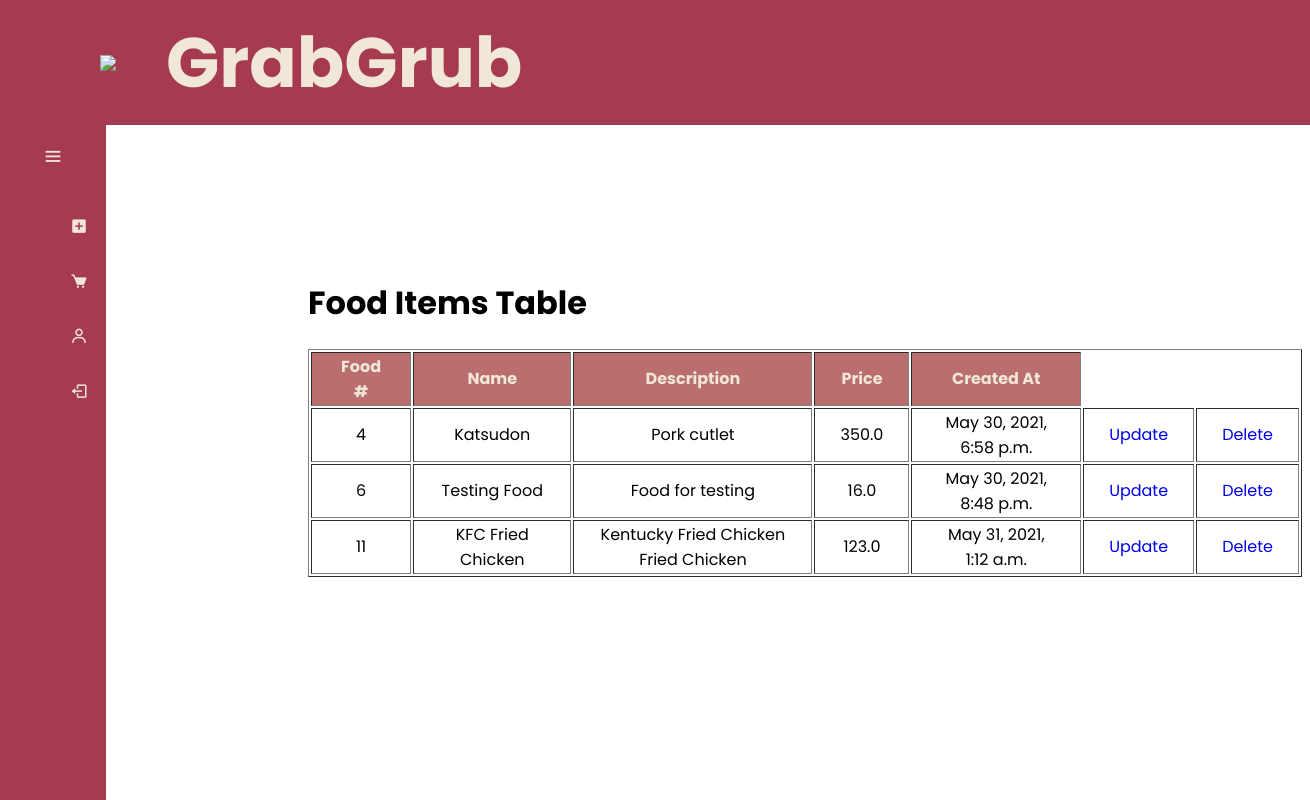
The app's page /food_items/ with its own data.
### Kiosk/models.py (models this page shows, shortened)
class Food(models.Model):
    food_name = models.CharField(max_length=300)
    food_description = models.CharField(max_length=300)
    food_price = models.FloatField(null=True, blank=True, default=None)
    created_at = models.DateTimeField(blank = True, null = True)
    objects = models.Manager()

### Kiosk/views.py (the view)
# urls.py: path('food_items/', views.food, name = "food"),
def food(request):
    food_objects = Food.objects.all()
    return render(request, 'Kiosk/food.html', {'foods': food_objects})

### Kiosk/templates/Kiosk/food.html (shortened to what this page needs)
{% load static %}
<!DOCTYPE html>
<html lang="en" dir="ltr">
  <head>
    <link rel="stylesheet" href="{% static 'css/styles.css' %}">
    <link href='https://unpkg.com/boxicons@2.0.7/css/boxicons.min.css' rel='stylesheet'>
   </head>
<body>
  {% include 'Kiosk/messages.html' %}
    <header class = "header">
        <img src="{% static 'img/logo.png' %}">
        <h1>GrabGrub</h1>
    </header>
  <div class="sidebar">
    <div class="logo_content">
      <i class='bx bx-menu' id="btn" ></i>
    </div>
    <ul class="nav_list">
      <li>
        <a href="{% url 'add_food' %}">
        <i class='bx bxs-plus-square' ></i>
        </a>
      </li>
      <li>
        <a href="{% url 'orders' %}">
          <i class='bx bxs-cart'></i>
        </a>
      </li>
      <li>
        <a href="{% url 'customers' %}">
            <i class='bx bx-user' ></i>
        </a>
      </li>
      <li>
        <a href="{% url 'base' %}">
          <i class='bx bx-log-out' id="log_out" ></i>
        </a>
      </li>
    </ul>
  </div>
  <div class = "containerPushHeader">
    <div class = "mainContent">
      <h1>Food Items Table</h1>
      <table border = 1 class = "ordersTable">
        <thead class = "ordersTableHead">
          <th class = "ordersTableHeadValue">Food #</th>
          <th class = "ordersTableHeadValue">Name</th>
          <th class = "ordersTableHeadValue">Description</th>
          <th class = "ordersTableHeadValue">Price</th>
          <th class = "ordersTableHeadValue">Created At</th>
        </thead>
        <tbody>
          {% for f in foods %}
          <tr>
            <td class = "ordersTableData">{{f.pk}}</td>
            <td class = "ordersTableData">{{f.food_name}}</td>
            <td class = "ordersTableData">{{f.food_description}}</td>
            <td class = "ordersTableData">{{f.food_price}}</td>
            <td class = "ordersTableData">{{f.created_at}}</td>
            <td class = "ordersTableData"><a href="{% url 'update_food_details' pk=f.pk %}">Update</a></td>
            <td class = "ordersTableData"><a href="{% url 'delete_food' pk=f.pk %}">Delete</a></td>
          </tr>
          {% endfor%}
        </tbody>
      </table>
    </div>
  </div>
</body>
</html>

### Kiosk/static/css/styles.css (style rules this page uses)
* { font-family: 'Poppins', sans-serif; }
a { text-decoration: none; }
.header { position: absolute; top:0; left:0; display:flex; width: 100%; height: 125px; padding-left: 100px; align-items: center; background-color: #a63a50; font-size: 35px; color:#f0e7d8; }
.header > img { position: relative; max-width: 250px; padding-right: 50px; }
.containerPushHeader { padding-top: 250px; }
.sidebar { left:0; top: 0; background-color: aqua; height: 100%; width: 300px; }
.sidebar ul { margin-top:20px; }
.sidebar ul li { position: relative; height: 50px; width: 100%; margin: 0px 5px; list-style: none; line-height: 50px; }
.sidebar ul li a { display: flex; align-items: center; text-decoration: none; transition: all 0.4s ease; border-radius: 12px; }
.sidebar ul li a i { height: 50px; min-width: 50px; border-radius: 12px; line-height: 50px; text-align: center; }
.sidebar { position: fixed; top: 0; left: 0; height: 100%; margin-top: 125px; width: 78px; background: #a63a50; padding: 6px 14px; z-index: 99; transition: all 0.5s ease; }
.sidebar #btn { position: absolute; color: #f0e7d8; top: 6px; left: 50%; font-size: 22px; height: 50px; width: 50px; text-align: center; line-height: 50px; transform: translateX(-50%); }
.sidebar ul { margin-top: 20px; }
.sidebar ul li { position: relative; height: 50px; width: 100%; margin: 0 5px; list-style: none; line-height: 50px; margin: 5px 0; }
.sidebar ul li a { color: #f0e7d8; display: flex; align-items: center; text-decoration: none; border-radius: 12px; white-space: nowrap; transition: all 0.4s ease; }
.sidebar ul li i { font-size: 18px; font-weight: 400; height: 50px; min-width: 50px; border-radius: 12px; line-height: 50px; text-align: center; }
.containerPushHeader > .mainContent { margin-left: 300px; }
.ordersTable { border:1; text-align: center; }
.ordersTableHead { background-color:#ba6e6e; color:#f0e7d8; }
.ordersTableHeadValue { padding-right:25px; padding-left:25px; }
.ordersTableData { padding-right:25px; padding-left:25px; }

### records on screen
Food: pk "4", food_name "Katsudon", food_description "Pork cutlet", food_price "350.0", created_at "May 30, 2021, 6:58 p.m."
Food: pk "6", food_name "Testing Food", food_description "Food for testing", food_price "16.0", created_at "May 30, 2021, 8:48 p.m."
Food: pk "11", food_name "KFC Fried Chicken", food_description "Kentucky Fried Chicken Fried Chicken", food_price "123.0", created_at "May 31, 2021, 1:12 a.m."
